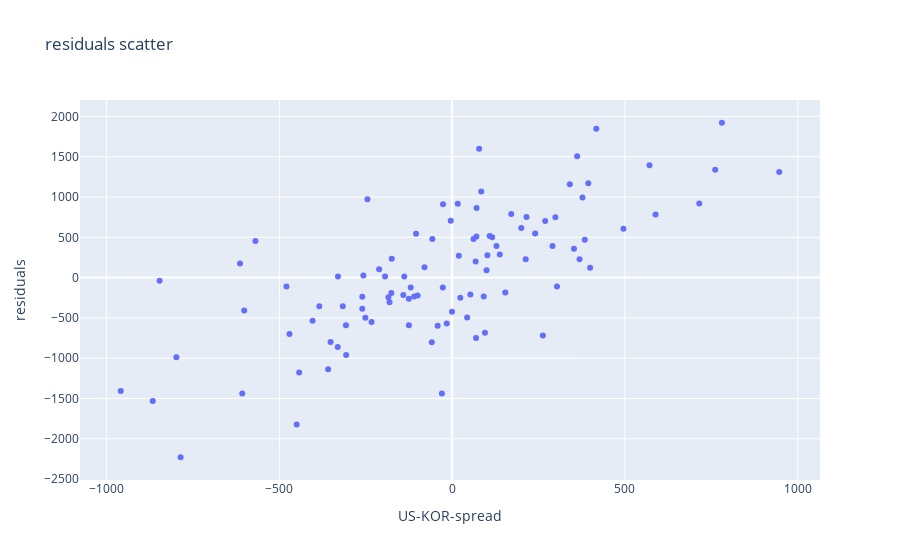
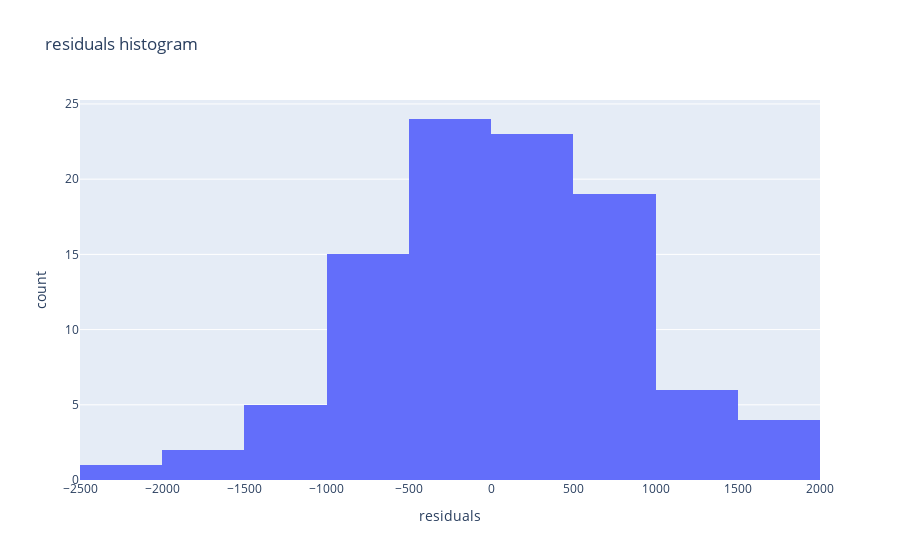

Source (notebook cell) for these figures, in order:
### Markdown cell above
We see that intervals are stationary and very large values in prediction intervals as expected given correlation coefficient.

### Code cell
resid_df['residuals'] = resid_df['US-KOR-delta'] - resid_df['delta_pred']

fig = px.scatter(
    resid_df, 
    x=resid_df['US-KOR-spread'], 
    y=resid_df['residuals'],
    title='residuals scatter')
fig.show()

fig = px.histogram(resid_df, x="residuals", title='residuals histogram')
fig.show()

### Figure 1 — Plotly figure (JSON) as saved in the notebook; plotly's stock layout.template omitted (floating-point values rounded to 4 significant figures)
{"data": [{"hovertemplate": "US-KOR-spread=%{x}<br>residuals=%{y}<extra></extra>", "legendgroup": "", "marker": {"color": "#636efa", "symbol": "circle"}, "mode": "markers", "name": "", "orientation": "v", "showlegend": false, "type": "scatter", "x": [-707, -614.0, 361.6, -442.8, -104.5, 761, 262.5, -331.1, 571.0, 94.77, 383.7, -15.81, -120.0, -798.1, -846.7, -569.3, 16.2, -470.8, 780.4, -450, -4.22, -959.1, 77.99, -27.09, -404.0, 340.3, 399.0, 303.2, -0.47, -184.6, 200, -352.0, -57.46, -316.5, -330.5, 170.9, -866.4, -245.3, 70.2, -99.98, 240.0, 368.5, -607.5, -26.5, -175.9, 298.6, 153.7, -233.4, 61.68, 99.43, 946.4, -29.86, 137.7, 352.4, -306.9, -174.8, 269.1, 91.3, 588.5, 69, -110, 128, 715.0, -785.9, 417.0, -359, 393.8, 43.29, -181.3, -194.2, 115.7, 495.5, -58.93, 101.8, -251.2, -257.0, -211.5, 108.5, -307.4, -601.8, 84.01, 212.7, 23.53, -141.4, -80.06, -260.0, 215.1, 52.61, 290.2, -125.3, -384.5, -479.6, 70.49, -125.4, -138.7, 19.12, -260.2, 377, -42.12, 67.84], "xaxis": "x", "y": [null, 174.8, 1506.0, -1179.0, 544.8, 1340.0, -717.3, -860.6, 1395.0, -683.6, 470.4, -568.0, -122.5, -988.1, -38.73, 453.0, 917.6, -699.9, 1922.0, -1821.0, 706.9, -1405.0, 1599.0, -123.9, -533.9, 1157.0, 123.1, -109.9, -423.4, -243.0, 614.5, -797.9, 478.7, -356.1, 13.47, 790.8, -1530.0, 971.3, 510.4, -222.1, 547.3, 228.4, -1437.0, 910.8, -190.8, 750.2, -183.9, -549.2, 479.6, 91.51, 1312.0, -1438.0, 287.2, 358.5, -959.8, 233.9, 704.0, -233.6, 784.4, -748.9, -235.4, 393.5, 919.8, -2229.0, 1849.0, -1136.0, 1170.0, -494.1, -304.2, 15.22, 501.9, 607.4, -801.6, 277.0, -497.8, 25.8, 103.3, 517.1, -592.6, -409.3, 1069.0, 228.7, -250.7, -214.2, 127.1, -236.8, 751.1, -210.5, 392.9, -592.0, -356.4, -108.8, 864.2, -260.8, 14.45, 272.6, -386.7, 995.5, -597.5, 200.4], "yaxis": "y"}], "layout": {"autosize": true, "legend": {"tracegroupgap": 0}, "title": {"text": "residuals scatter"}, "xaxis": {"anchor": "y", "autorange": true, "domain": [0, 1], "range": [-1080.0, 1068.0], "title": {"text": "US-KOR-spread"}, "type": "linear"}, "yaxis": {"anchor": "x", "autorange": true, "domain": [0, 1], "range": [-2571.0, 2264.0], "title": {"text": "residuals"}, "type": "linear"}}}

### Figure 2 — Plotly figure (JSON) as saved in the notebook; plotly's stock layout.template omitted (floating-point values rounded to 4 significant figures)
{"data": [{"alignmentgroup": "True", "bingroup": "x", "hovertemplate": "residuals=%{x}<br>count=%{y}<extra></extra>", "legendgroup": "", "marker": {"color": "#636efa", "pattern": {"shape": ""}}, "name": "", "offsetgroup": "", "orientation": "v", "showlegend": false, "type": "histogram", "x": [null, 174.8, 1506.0, -1179.0, 544.8, 1340.0, -717.3, -860.6, 1395.0, -683.6, 470.4, -568.0, -122.5, -988.1, -38.73, 453.0, 917.6, -699.9, 1922.0, -1821.0, 706.9, -1405.0, 1599.0, -123.9, -533.9, 1157.0, 123.1, -109.9, -423.4, -243.0, 614.5, -797.9, 478.7, -356.1, 13.47, 790.8, -1530.0, 971.3, 510.4, -222.1, 547.3, 228.4, -1437.0, 910.8, -190.8, 750.2, -183.9, -549.2, 479.6, 91.51, 1312.0, -1438.0, 287.2, 358.5, -959.8, 233.9, 704.0, -233.6, 784.4, -748.9, -235.4, 393.5, 919.8, -2229.0, 1849.0, -1136.0, 1170.0, -494.1, -304.2, 15.22, 501.9, 607.4, -801.6, 277.0, -497.8, 25.8, 103.3, 517.1, -592.6, -409.3, 1069.0, 228.7, -250.7, -214.2, 127.1, -236.8, 751.1, -210.5, 392.9, -592.0, -356.4, -108.8, 864.2, -260.8, 14.45, 272.6, -386.7, 995.5, -597.5, 200.4], "xaxis": "x", "yaxis": "y"}], "layout": {"autosize": true, "barmode": "relative", "legend": {"tracegroupgap": 0}, "title": {"text": "residuals histogram"}, "xaxis": {"anchor": "y", "autorange": true, "domain": [0, 1], "range": [-2500, 2000], "title": {"text": "residuals"}, "type": "linear"}, "yaxis": {"anchor": "x", "autorange": true, "domain": [0, 1], "range": [0, 25.26], "title": {"text": "count"}}}}
